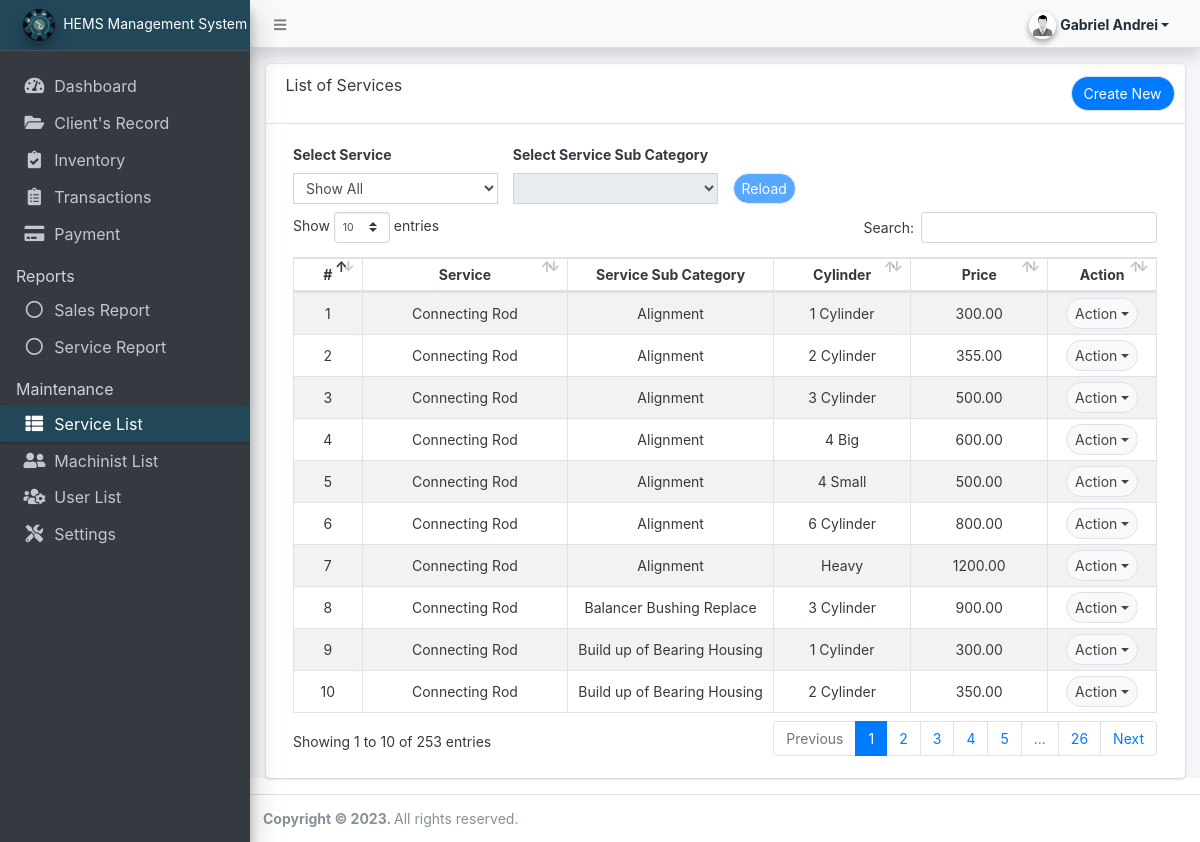
/admin/?page=services (signed in), run on the app's committed database.
### tables this page shows
CREATE TABLE IF NOT EXISTS `service_list` (
  `id` int(30) NOT NULL AUTO_INCREMENT,
  `service` varchar(250) NOT NULL,
  `service_sub` varchar(250) NOT NULL,
  `cylinder` varchar(250) NOT NULL,
  `description` text,
  `price` float(15,2) NOT NULL DEFAULT '0.00',
  `status` tinyint(1) NOT NULL DEFAULT '1',
  `delete_flag` tinyint(1) NOT NULL DEFAULT '0',
  `date_created` datetime NOT NULL DEFAULT CURRENT_TIMESTAMP,
  `date_updated` datetime NOT NULL DEFAULT CURRENT_TIMESTAMP ON UPDATE CURRENT_TIMESTAMP,
  PRIMARY KEY (`id`)
);

### admin/services/index.php (the view, shortened to what this page needs)
<div class="card card-outline">
	<div class="card-header">
		<h3 class="card-title">List of Services</h3>
		<div class="card-tools">
			<a href="javascript:void(0)" id="create_new" class="btn btn-primary border btn-md rounded-pill"><span class=""></span>  Create New</a>
		</div>
	</div>
	<div class="card-body">
        <div class="container-fluid">
			<div class="row align-items-end mb-2">
                                        <div class="col-3">
                                            <div class="form-group mb-0">
                                                <label for="service_sel" class="control-label">Select Service</label>
                                                <select name="service_sel" id="service_sel" class="form-control form-control-sm rounded-0" >
                                                    <option value="" selected>Show All</option>
                                                </select>
                                            </div>
                                        </div>
                                        <div class="col-3">
                                            <div class="form-group mb-0">
                                                <label for="service_sel_sub" class="control-label">Select Service Sub Category</label>
                                                <?php if(isset($_GET['sub'])):?>
													<select id="service_sel_sub" class="form-control form-control-sm rounded-0" >
														<option value="Show All" >Show All</option>
														<?php
														$service_qry = $conn->query("SELECT DISTINCT service_sub, `price` FROM `service_list`
														where `service`='{$_GET['service']}' AND delete_flag = 0 and `status` = 1 group by CONCAT(`service`,':',`service_sub`) order by `service_sub`");
														while($row = $service_qry->fetch_assoc()):
														?>
														<option value="<?= $row['service_sub'] ?>" data-price="<?= $row['price'] ?>"  <?= (isset($_GET['sub']) && $row['service_sub']==$_GET['sub'])? 'selected':''?>><?= $row['service_sub'] ?></option>
														<?php endwhile; ?>
													</select>
												<?php else:?>
													<select id="service_sel_sub" class="form-control form-control-sm rounded-0" disabled="">
													</select>
												<?php endif;?>
                                            </div>
                                        </div>
                                        <div class="col">
                                            <button class="btn btn-primary border btn-sm rounded-pill" type="button" id="reload-list" <?php if(!isset($_GET['sub'])):?> disabled="" <?php endif;?>><i class=""></i> Reload</button>
                                        </div>
                                    </div>
			<table class="table table-hover table-striped table-bordered" id="list">
				<colgroup>
					<col width="5%">
						<?php if (!isset($_GET['service'])): ?>
						<col width="15%">
						<?php endif; ?>
						<?php if (!isset($_GET['sub']) || (isset($_GET['sub']) && $_GET['sub']=='Show All')): ?>
						<col width="15%">
						<?php endif; ?>
					<col width="10%">
					<col width="10%">
					<col width="5%">
				</colgroup>
				<thead>
					<tr>
						<th class="text-center">#</th>
						<?php if (!isset($_GET['service'])): ?>
						<th class="text-center">Service</th>
						<?php endif; ?>
							<?php if (!isset($_GET['sub']) || (isset($_GET['sub']) && $_GET['sub']=='Show All')): ?>
						<th class="text-center">Service Sub Category</th>
						<?php endif; ?>
						<th class="text-center">Cylinder</th>
						<th class="text-center">Price</th>
						<th class="text-center">Action</th>
					</tr>
				</thead>
				<tbody>
					<?php
					$i = 1;
					$sql = "SELECT * from `service_list` ";
					$sql .= " where delete_flag = 0 ";
					$sql .= " order by `service` asc, `service_sub` asc, `cylinder` asc  ";
						$qry = $conn->query($sql);
						while($row = $qry->fetch_assoc()):
					?>
						<tr>
							<td class="text-center"><?php echo $i++; ?></td>
							<?php if (!isset($_GET['service'])): ?>
							<td class="text-center"><?php echo $row['service'] ?></td>
							<?php endif; ?>
							<?php if (!isset($_GET['sub']) || (isset($_GET['sub']) && $_GET['sub']=='Show All')): ?>
							<td class="text-center"><?php echo $row['service_sub'] ?></td>
							<?php endif; ?>
							<td class="text-center"><?php echo $row['cylinder'] ?></td>
							<td class="text-center"><?php echo $row['price'] ?></td>
							<td align="center">
								<button type="button" class="btn btn-default border btn-md rounded-pill btn-sm dropdown-toggle dropdown-icon" data-toggle="dropdown">
									Action <span class="sr-only">Toggle Dropdown</span>
								</button>
							</td>
						</tr>
					<?php endwhile; ?>
				</tbody>
			</table>
		</div>
	</div>
</div>

### data on the page
service_list: service "Connecting Rod", service_sub "Alignment", cylinder "1 Cylinder", price "300.00"
service_list: service "Connecting Rod", service_sub "Alignment", cylinder "2 Cylinder", price "355.00"
service_list: service "Connecting Rod", service_sub "Alignment", cylinder "3 Cylinder", price "500.00"
service_list: service "Connecting Rod", service_sub "Alignment", cylinder "4 Big", price "600.00"
service_list: service "Connecting Rod", service_sub "Alignment", cylinder "4 Small", price "500.00"
service_list: service "Connecting Rod", service_sub "Alignment", cylinder "6 Cylinder", price "800.00"
service_list: service "Connecting Rod", service_sub "Alignment", cylinder "Heavy", price "1200.00"
service_list: service "Connecting Rod", service_sub "Balancer Bushing Replace", cylinder "3 Cylinder", price "900.00"
service_list: service "Connecting Rod", service_sub "Build up of Bearing Housing", cylinder "1 Cylinder", price "300.00"
service_list: service "Connecting Rod", service_sub "Build up of Bearing Housing", cylinder "2 Cylinder", price "350.00"

### other printed values
$_settings->userdata('firstname').' '.$_settings->userdata('lastname') "Gabriel Andrei"
$_settings->info('short_name') "HEMS Management System"
